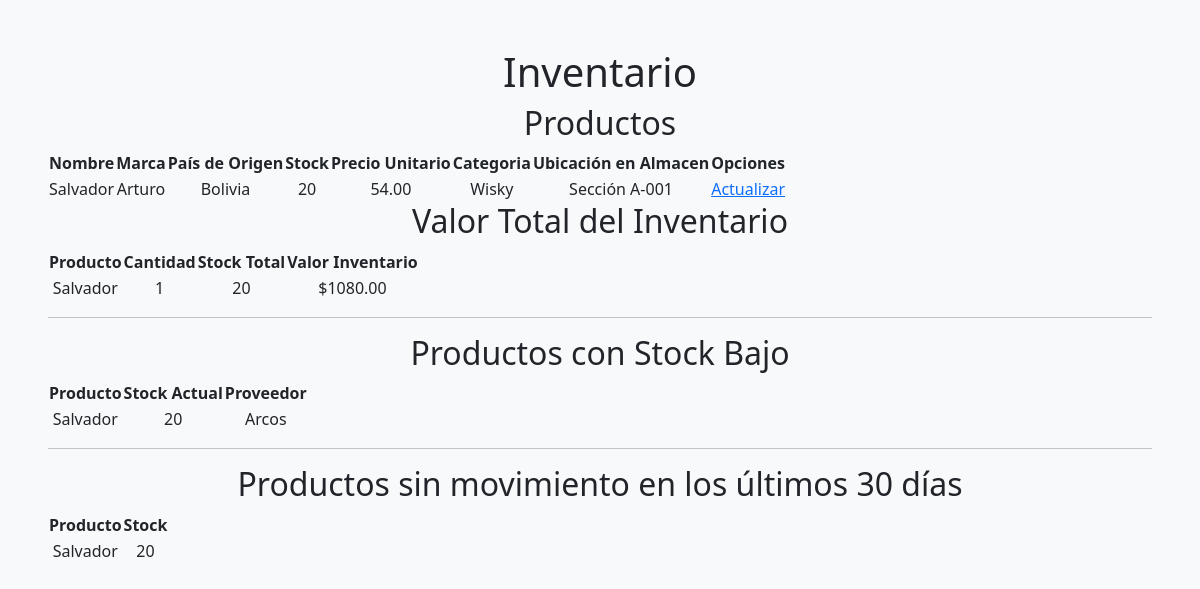
/inventario/ (signed in), run on the app's committed database.
### dashboard/models.py (models this page shows, shortened)
class Productos(models.Model):
    proveedor_id = models.ForeignKey(Proveedores, on_delete=models.CASCADE, null=False)
    categoria_id = models.ForeignKey(Categorias, on_delete=models.SET_NULL, null=True)
    ubicacion_id = models.ForeignKey(Ubicacion, on_delete=models.SET_NULL, null=True)
    stock = models.IntegerField(null=False)
    nombre = models.CharField(max_length=80, null=False)
    marca = models.CharField(max_length=50, null=False)
    origen = models.CharField(max_length=50, null=False)
    precio_unitario = models.DecimalField(max_digits=10, decimal_places=2, null=False)

class Categorias(models.Model):
    nombre = models.CharField(max_length=50, null=False)
    descripcion = models.CharField(max_length=150, null=True)
    CATEGORIAS_ALCOHOL = [
        ('VINO', 'Vino'),
        ('WHISKY', 'Whisky'),
        ('RON', 'Ron'),
        ('VODKA', 'Vodka'),
        ('TEQUILA', 'Tequila'),
        ('CERVEZA', 'Cerveza'),
        ('CHAMPAGNE', 'Champagne'),
        ('COGNAC', 'Cognac'),
        ('GIN', 'Gin'),
        ('LICOR', 'Licor'),
    ]

class Ubicacion(models.Model):
    nombre = models.CharField(max_length=50)
    detalle = models.CharField(max_length=100)
    class Meta:
        verbose_name_plural = "Categorías de Productos"

class Proveedores(models.Model):
    nit = models.CharField(max_length=20, null=False)
    tipo_preedor = models.CharField(max_length=20, null=False)
    nombre = models.CharField(max_length=50, null=False)
    apellido1 = models.CharField(max_length=50, null=True)
    apellido2 = models.CharField(max_length=50, null=True)
    pais = models.CharField(max_length=50, null=False)
    contacto = models.CharField(max_length=200, null=False)
    telefono = models.CharField(max_length=20, null=False)
    correo = models.EmailField(null=False)
    fecha_registro = models.DateTimeField(auto_now_add=True)
    class Meta:
        verbose_name_plural = "Proveedores"

### dashboard/controls/inventario.py (the view)
# urls.py: path('inventario/', inventario.inventario, name='inventario'),
@login_required
def inventario(request):
    stock_minimo = 40
    productos = Productos.objects.all(
    ).order_by('-nombre')
    valor_total_inventario = Productos.objects.all(
    ).annotate(
        cantidad=Count('id'),
        stock_total=Sum('stock'),
        valor_inventario=Sum(F('stock') * F('precio_unitario'))
    ).order_by('-stock_total')
    productos_reorden = Productos.objects.filter(
        stock__lte= stock_minimo,
    ).select_related('proveedor_id').order_by('stock')
    hace_un_mes = timezone.now() - timedelta(days=30)
    productos_con_ventas = Detalle_Ventas.objects.filter(
        venta_id__fecha__gte=hace_un_mes
    ).values_list('producto_id', flat=True).distinct()
    productos_sin_movimiento = Productos.objects.all(
    ).exclude(
        id__in=productos_con_ventas
    ).order_by('-stock')[:20]
    """
    for tipo_display in Productos.TIPOS_ALCOHOL:
    tipo_code = tipo_display[0]
    productos = Producto.objects.filter(tipo=tipo_code, activo=True)

    stock_promedio = productos.aggregate(Avg('stock_actual'))['stock_actual__avg'] or 0
    ventas_mes = DetalleVenta.objects.filter(
        producto__tipo=tipo_code,
        venta__fecha__gte=timezone.now() - timedelta(days=30)
    ).aggregate(Sum('cantidad'))['cantidad__sum'] or 0

    rotacion = (ventas_mes / stock_promedio) if stock_promedio > 0 else 0

    rotacion_por_tipo.append({
        'tipo': tipo_display[1],
        'stock_promedio': round(stock_promedio, 2),
        'ventas_mes': ventas_mes,
        'rotacion': round(rotacion, 2)
    })
    """
    context = {
        'productos': productos,
        'valor_total_inventario': valor_total_inventario,
        'productos_reorden': productos_reorden,
        'productos_sin_movimiento': productos_sin_movimiento,
    }
    return render(request, 'dashboard/inventario/inventario.html', context)

### dashboard/templates/dashboard/inventario/inventario.html
{% extends 'dashboard/extends/base.html' %}
{% load static %}
{% block content %}
<div class="p-5 text-center">
    <h1>Inventario</h1>
    <h2>Productos</h2>
    <table>
        <thead>
            <tr>
                <th>Nombre</th>
                <th>Marca</th>
                <th>País de Origen</th>
                <th>Stock</th>
                <th>Precio Unitario</th>
                <th>Categoria</th>
                <th>Ubicación en Almacen</th>
                <th>Opciones</th>
            </tr>
        </thead>
        <tbody>
            {% for producto in valor_total_inventario %}
            <tr>
                <td>{{ producto.nombre }}</td>
                <td>{{ producto.marca }}</td>
                <td>{{ producto.origen }}</td>
                <td>{{ producto.stock }}</td>
                <td>{{ producto.precio_unitario}}</td>
                <td>{{ producto.categoria_id.nombre }}</td>
                <td>{{ producto.ubicacion_id.nombre }}</td>
                <td>
                    <a href="{% url 'dashboard:inventario.producto.editar' producto.id %}">Actualizar</a>
                </td>
            </tr>
            {% empty %}
            <tr><td colspan="4">No hay productos</td></tr>
            {% endfor %}
        </tbody>
    </table>
    <h2>Valor Total del Inventario</h2>
    <table>
        <thead>
            <tr>
                <th>Producto</th>
                <th>Cantidad</th>
                <th>Stock Total</th>
                <th>Valor Inventario</th>
            </tr>
        </thead>
        <tbody>
            {% for producto in valor_total_inventario %}
            <tr>
                <td>{{ producto.nombre }}</td>
                <td>{{ producto.cantidad }}</td>
                <td>{{ producto.stock_total }}</td>
                <td>${{ producto.valor_inventario|floatformat:2 }}</td>
            </tr>
            {% empty %}
            <tr><td colspan="4">No hay productos</td></tr>
            {% endfor %}
        </tbody>
    </table>
    <hr>
    <h2>Productos con Stock Bajo</h2>
    <table>
        <thead>
            <tr>
                <th>Producto</th>
                <th>Stock Actual</th>
                <th>Proveedor</th>
            </tr>
        </thead>
        <tbody>
            {% for producto in productos_reorden %}
            <tr>
                <td>{{ producto.nombre }}</td>
                <td>{{ producto.stock }}</td>
                <td>{{ producto.proveedor_id.nombre }}</td>
            </tr>
            {% empty %}
            <tr><td colspan="3">No hay productos con stock bajo</td></tr>
            {% endfor %}
        </tbody>
    </table>
    <hr>
    <h2>Productos sin movimiento en los últimos 30 días</h2>
    <table>
        <thead>
            <tr>
                <th>Producto</th>
                <th>Stock</th>
            </tr>
        </thead>
        <tbody>
            {% for producto in productos_sin_movimiento %}
            <tr>
                <td>{{ producto.nombre }}</td>
                <td>{{ producto.stock }}</td>
            </tr>
            {% empty %}
            <tr><td colspan="2">Todos los productos tuvieron ventas</td></tr>
            {% endfor %}
        </tbody>
    </table>
</div>
{% endblock %}

### dashboard/static/styles/dashboard.css (style rules this page uses)
:root { --primary-color: #2c3e50; --secondary-color: #3498db; --success-color: #27ae60; --warning-color: #f39c12; --danger-color: #e74c3c; }
body { background-color: #f8f9fa; font-family: 'Segoe UI', Tahoma, Geneva, Verdana, sans-serif; }

### data on the page
Productos: nombre "Salvador", marca "Arturo", origen "Bolivia", stock "20", precio_unitario "54.00", categoria_id.nombre "Wisky", ubicacion_id.nombre "Sección A-001", cantidad "1", stock_total "20", valor_inventario "1080.00", proveedor_id.nombre "Arcos"
